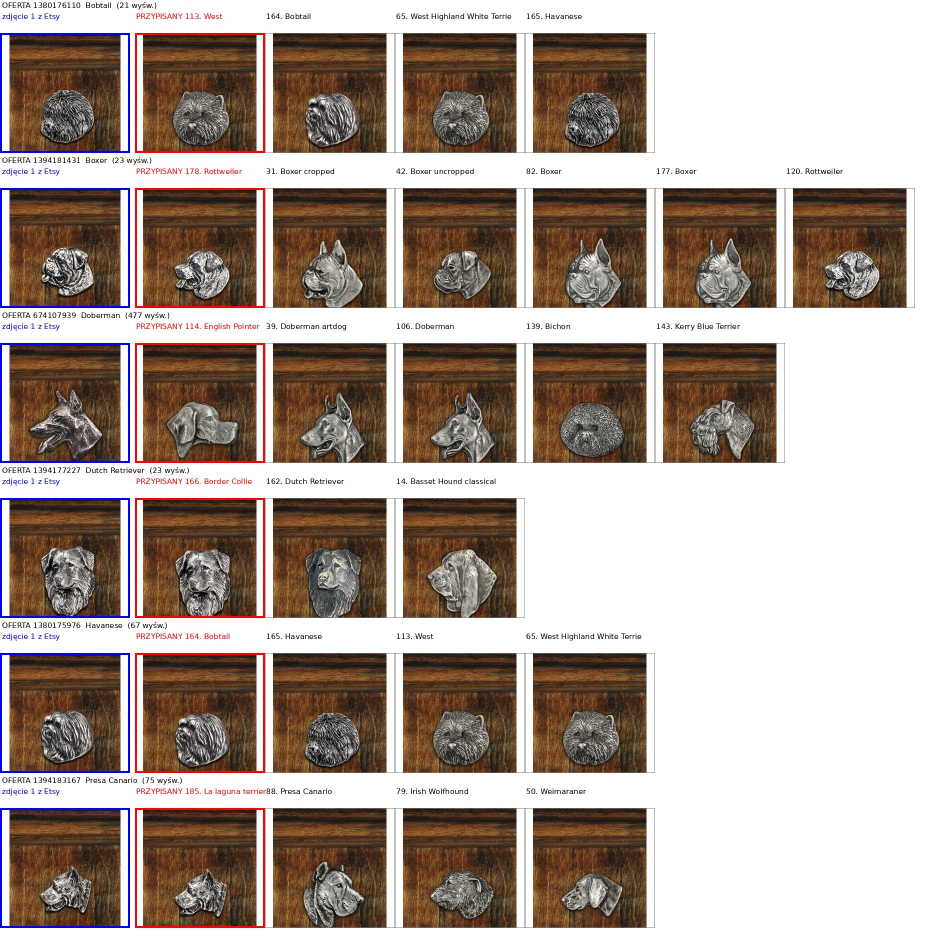
#> input picture plans/porownanie_brelok/arkusz_01.jpg, 1850 x 1860 px (shown at 1/2 size)
$ python -i brelok_porownanie.py   (imports and definitions only)
#> lines starting #> are read from the running program, lines starting #| are printed output that depends on the picture
#!/usr/bin/env python3
"""Arkusze porównawcze dla niepewnych dopasowań ofert do folderów 089 (bez zapytań do Etsy; zdjęcia z cache).
Wiersz = oferta: zdjęcie 1 z Etsy (po lewej, ramka niebieska) i kandydaci: przypisany folder (ramka czerwona), foldery o tej samej nazwie i 3 najbardziej podobne.
Wynik: plans/porownanie_brelok/arkusz_NN.jpg
"""
import csv
import re
import sys
from pathlib import Path

import numpy as np
from PIL import Image, ImageDraw, ImageFont

sys.path.insert(0, str(Path(__file__).resolve().parent))
import batch as B

ROOT = B.ROOT
CACHE = B.CACHE.parent / "brelok"
OUT = ROOT / "plans" / "porownanie_brelok"
W, H = 260, 240
FIRST = ["1394181431", "674107939", "660267206", "1394183167", "1394177227", "1380175976", "1380176110"]  # wyraźnie błędne dopasowania na początek


def urn_tile(path, left=1.0):
#> called with path = '../plans/porownanie_brelok/arkusz_01.jpg', left = 1
    im = Image.open(path).convert("RGB")
#> im is the input picture: PIL image 1850x1860 RGB; mean R, G, B 171.1, 156.3, 147.5
    w, h = im.size
#> w = 1850; h = 1860
    im = im.crop((0, 0, int(w * left), h))
    a = np.asarray(im.convert("L"), dtype=float)
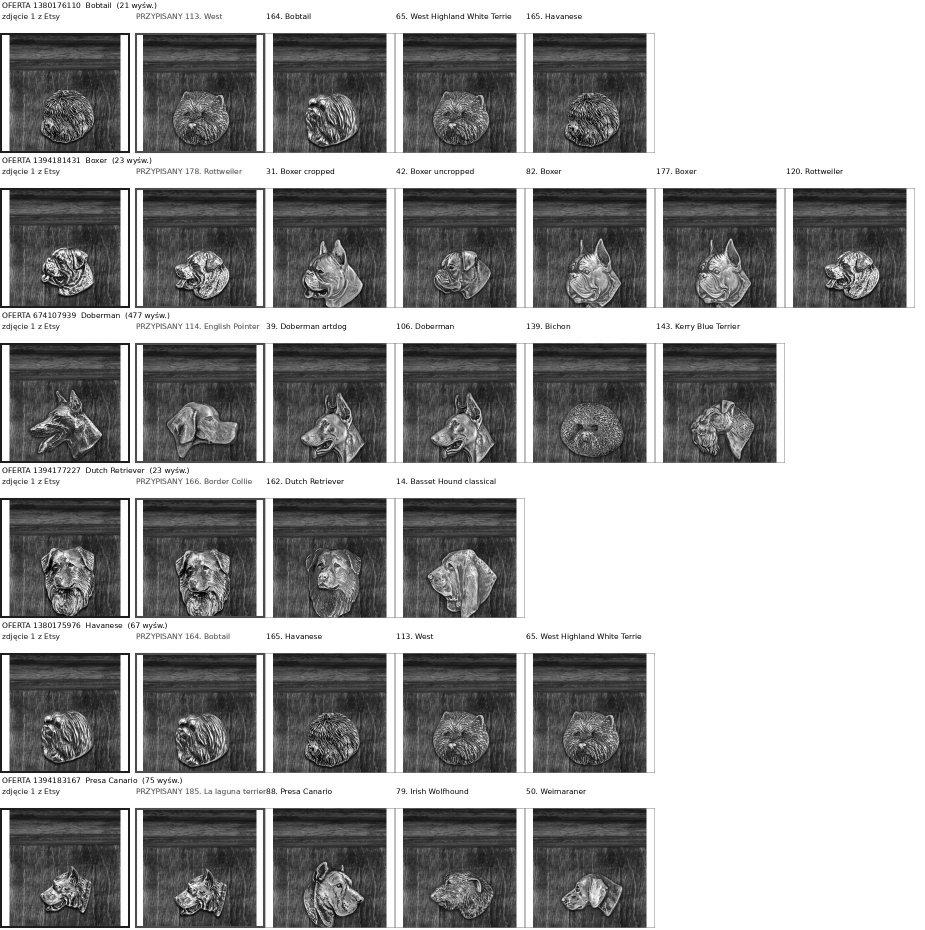
#> a: shape (1860, 1850) float64 (shown at 1/2 size); min 0, max 255, mean 159.7
    ys, xs = np.where(a < 200)
    x0, y0, uw, uh = xs.min(), ys.min(), xs.max() + 1 - xs.min(), ys.max() + 1 - ys.min()
#> x0 = 0; y0 = 4; uw = 1830; uh = 1852
    im = im.crop((int(x0 + uw * 0.36), int(y0 + uh * 0.16), int(x0 + uw * 0.64), int(y0 + uh * 0.50)))  # sam relief, powiększony
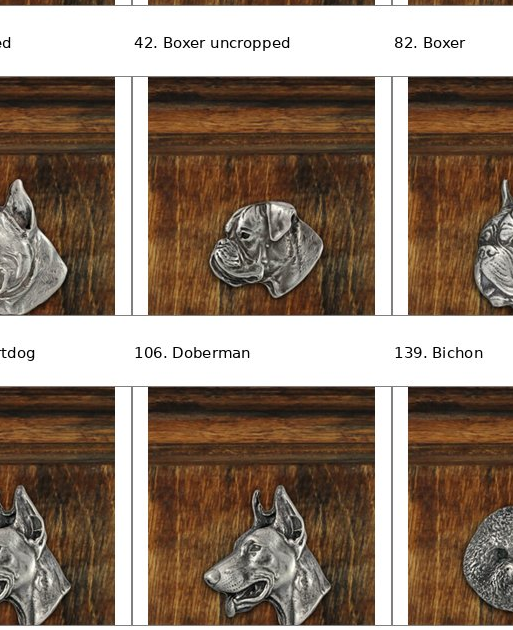
#> im: PIL image 513x630 RGB; mean R, G, B 145.2, 128, 113.5
    im = im.resize((W, int(W * im.height / im.width)), Image.LANCZOS)
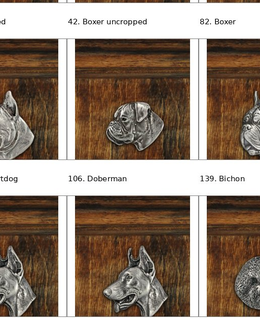
#> im: PIL image 260x319 RGB; mean R, G, B 144.9, 127.6, 113.2
    im.thumbnail((W, H))
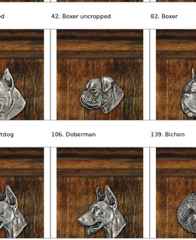
#> im: PIL image 196x240 RGB; mean R, G, B 144.7, 127.5, 113.1
    t = Image.new("RGB", (W, H), "white")
#> t: PIL image 260x240 RGB; every value is 255
    t.paste(im, ((W - im.width) // 2, (H - im.height) // 2))
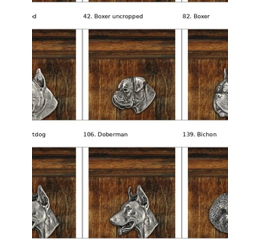
#> t: PIL image 260x240 RGB; mean R, G, B 171.9, 158.9, 148
    return t


# [44 lines left out: function main, not called in this run]


# [2 lines not run here, left out]

>>> result = urn_tile('../plans/porownanie_brelok/arkusz_01.jpg')

$ run again, on media/urny_with_photo/original_kon.jpg
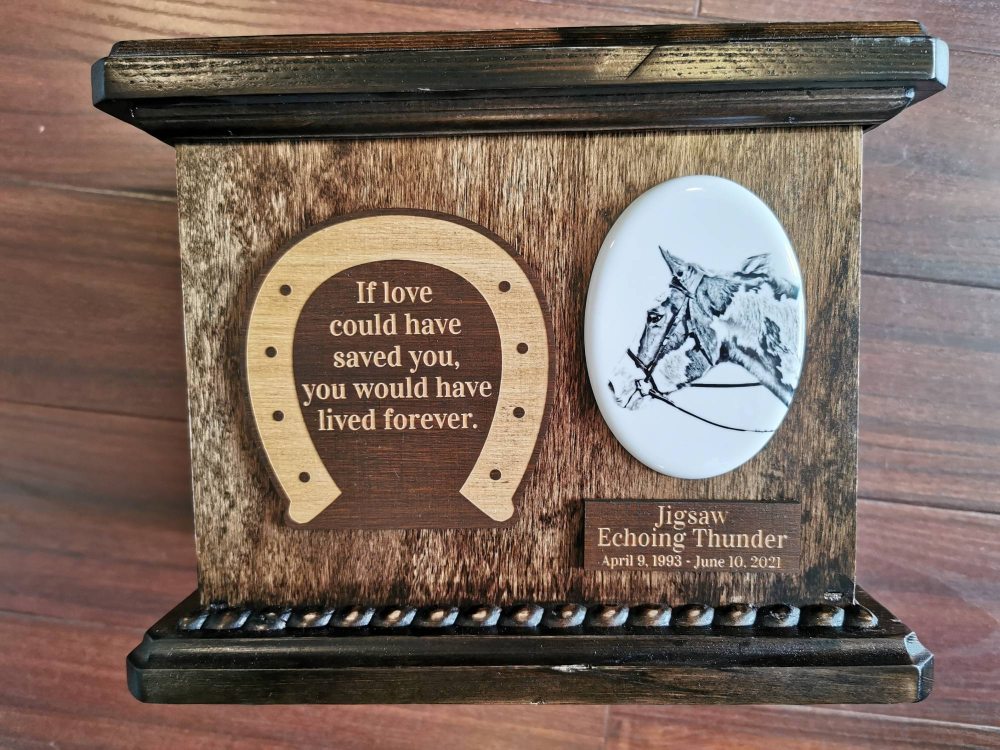
#> input picture media/urny_with_photo/original_kon.jpg, 2000 x 1500 px (shown at 1/2 size)
#> in urn_tile, im is the input picture: PIL image 2000x1500 RGB; mean R, G, B 121.6, 103.4, 93.2
#> in urn_tile, `a = np.asarray(im.convert("L"), dtype=float)`:
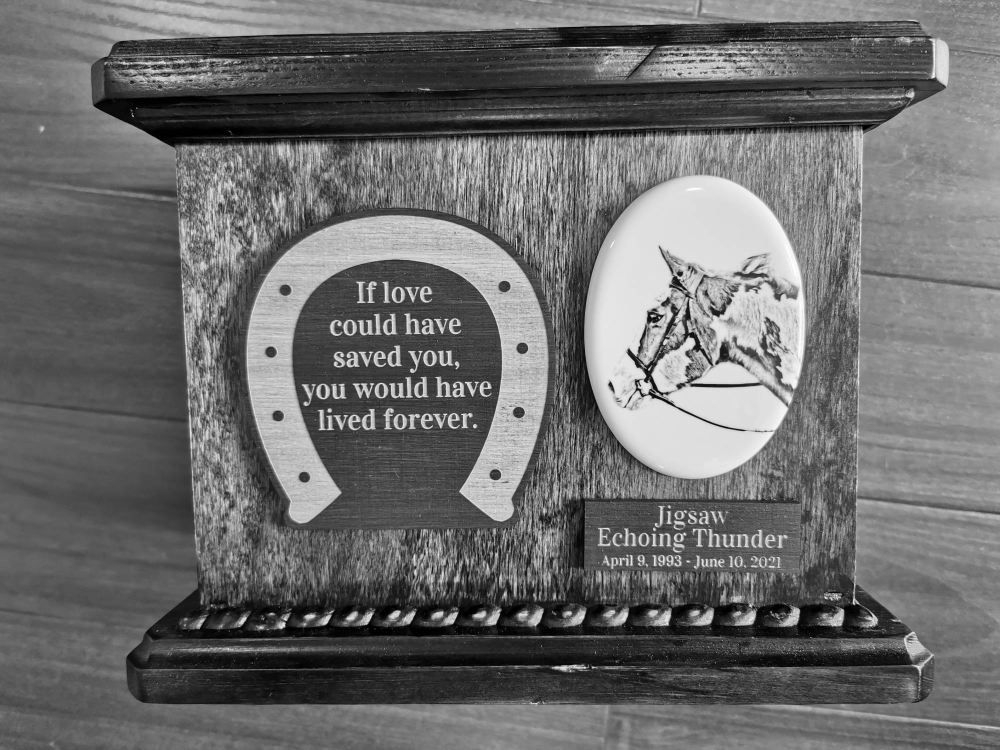
#> a: shape (1500, 2000) float64 (shown at 1/2 size); min 0, max 255, mean 107.7
#> x0 = 0; uw = 2000; uh = 1500
#> in urn_tile, `t.paste(im, ((W - im.width) // 2, (H - im.height) // 2))`:
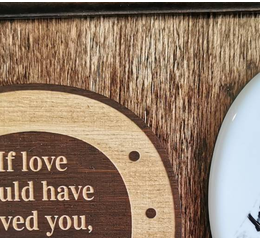
#> t: PIL image 260x240 RGB; mean R, G, B 147.5, 124.8, 105.7
